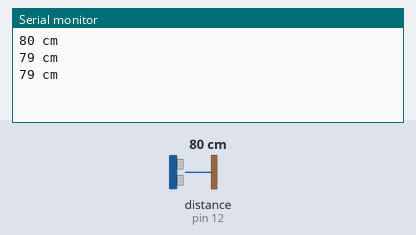
This sketch was run on a simulated Arduino Uno, built with avr-gcc and run on an emulated ATmega328P. Parts: the last lines printed to the serial monitor. Wiring (inferred from the names in the program): ultrasonic range finder: trigger pin 13; echo pin 12. The inputs (shaded band) are chosen by the test bench; at power-on: distance to the obstacle (sensor on pin 12) 80 cm. The echo pulse lasts 58.3 µs per cm.

Above: at 1.3 s.
1.4 s: distance to the obstacle (sensor on pin 12) set to 196 cm
At 1.9 s:
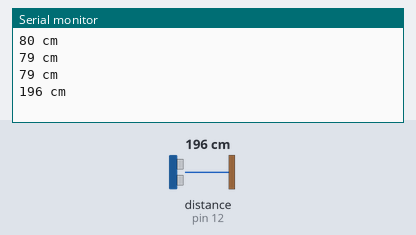
2.9 s: distance to the obstacle (sensor on pin 12) set to 202 cm
At 3.5 s:
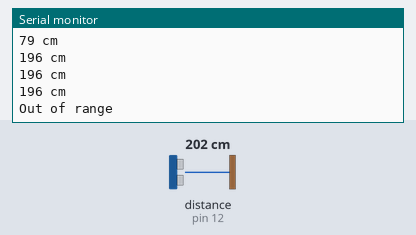
Timing chart, 0 to 5.9 s (numbered marks = the images above; inputs shaded):
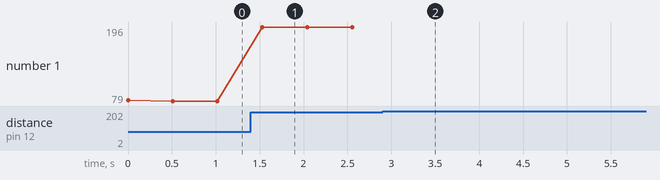

The sketch:

08_Ultrasonic_Distance_Sensor.ino
```cpp
int trigPin = 13;
int echoPin = 12;


void setup() {
  // put your setup code here, to run once:
  Serial.begin(9600);
  pinMode(trigPin, OUTPUT);
  pinMode(echoPin, INPUT);
}

void loop() {
  // put your main code here, to run repeatedly:
  long duration, distance;
  digitalWrite(trigPin, LOW);
  delayMicroseconds(2);
  digitalWrite(trigPin, HIGH);
  delayMicroseconds(10);

  digitalWrite(trigPin, LOW);
  duration = pulseIn(echoPin, HIGH);
  distance = (duration/2) / 29.1;

  if(distance >= 200 || distance <= 0) {
    Serial.println("Out of range");
  } else {
    Serial.print(distance);
    Serial.println(" cm");
  }
  delay(500);
}
```

Measured:
- the behaviour switches between 199 and 200 cm on distance to the obstacle (sensor on pin 12) (found by bisection; images 1 and 2)
- after the input at 1.4 s, the serial monitor: prints a new line after 0.13 s (image 1)
- after the input at 2.9 s, the serial monitor: prints a new line after 0.17 s (image 2)
- plotted number 1: 79 → 196 after the input at 1.4 s
